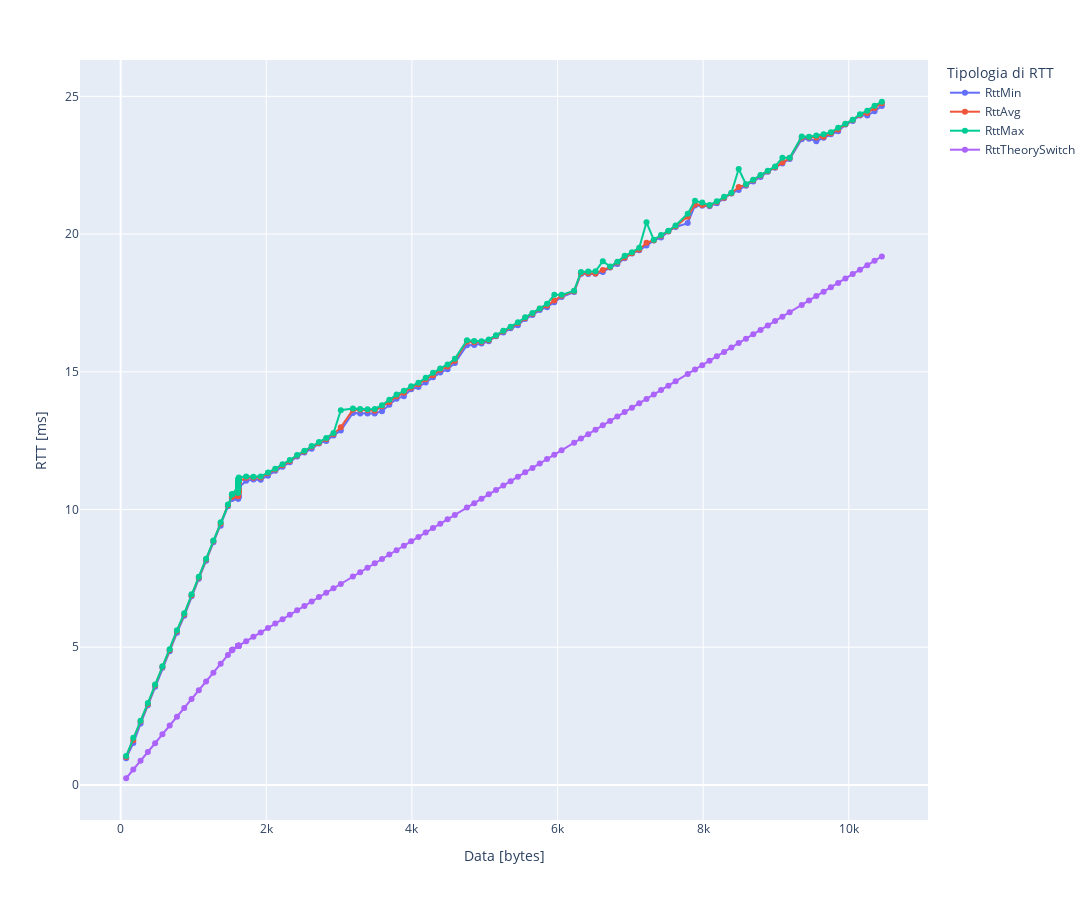

Notebook cell for this chart:
### Code cell
fig = px.line(x=lenght, y=[RttMin, RttAvg, RttMax, RttTheorySwitch],
                markers=True ,labels=dict(x="Data [bytes]", value="RTT [ms]", variable="Tipologia di RTT"),
                width=1400, height= 900)

newnamesFig = {'wide_variable_0':'RttMin', 'wide_variable_1':'RttAvg', 'wide_variable_2':'RttMax', 'wide_variable_3': 'RttTheorySwitch'}
fig.for_each_trace(lambda t: t.update(name = newnamesFig[t.name],
                                      legendgroup = newnamesFig[t.name],
                                      hovertemplate = t.hovertemplate.replace(t.name, newnamesFig[t.name])
                                     )
                  )
fig.show()

### Figure 1 — Plotly figure (JSON) as saved in the notebook; plotly's stock layout.template omitted (floating-point values rounded to 4 significant figures; data arrays with more than 128 entries replaced by an {"elided": "..."} marker saying what was removed)
{"data": [{"hovertemplate": "Tipologia di RTT=RttMin<br>Data [bytes]=%{x}<br>RTT [ms]=%{y}<extra></extra>", "legendgroup": "RttMin", "line": {"color": "#636efa", "dash": "solid"}, "marker": {"symbol": "circle"}, "mode": "lines+markers", "name": "RttMin", "orientation": "v", "showlegend": true, "type": "scatter", "x": {"elided": "131 int values"}, "xaxis": "x", "y": {"elided": "131 float values"}, "yaxis": "y"}, {"hovertemplate": "Tipologia di RTT=RttAvg<br>Data [bytes]=%{x}<br>RTT [ms]=%{y}<extra></extra>", "legendgroup": "RttAvg", "line": {"color": "#EF553B", "dash": "solid"}, "marker": {"symbol": "circle"}, "mode": "lines+markers", "name": "RttAvg", "orientation": "v", "showlegend": true, "type": "scatter", "x": {"elided": "131 int values"}, "xaxis": "x", "y": {"elided": "131 float values"}, "yaxis": "y"}, {"hovertemplate": "Tipologia di RTT=RttMax<br>Data [bytes]=%{x}<br>RTT [ms]=%{y}<extra></extra>", "legendgroup": "RttMax", "line": {"color": "#00cc96", "dash": "solid"}, "marker": {"symbol": "circle"}, "mode": "lines+markers", "name": "RttMax", "orientation": "v", "showlegend": true, "type": "scatter", "x": {"elided": "131 int values"}, "xaxis": "x", "y": {"elided": "131 float values"}, "yaxis": "y"}, {"hovertemplate": "Tipologia di RTT=RttTheorySwitch<br>Data [bytes]=%{x}<br>RTT [ms]=%{y}<extra></extra>", "legendgroup": "RttTheorySwitch", "line": {"color": "#ab63fa", "dash": "solid"}, "marker": {"symbol": "circle"}, "mode": "lines+markers", "name": "RttTheorySwitch", "orientation": "v", "showlegend": true, "type": "scatter", "x": {"elided": "131 int values"}, "xaxis": "x", "y": {"elided": "131 float values"}, "yaxis": "y"}], "layout": {"height": 900, "legend": {"title": {"text": "Tipologia di RTT"}, "tracegroupgap": 0}, "margin": {"t": 60}, "width": 1400, "xaxis": {"anchor": "y", "domain": [0, 1], "title": {"text": "Data [bytes]"}}, "yaxis": {"anchor": "x", "domain": [0, 1], "title": {"text": "RTT [ms]"}}}}
